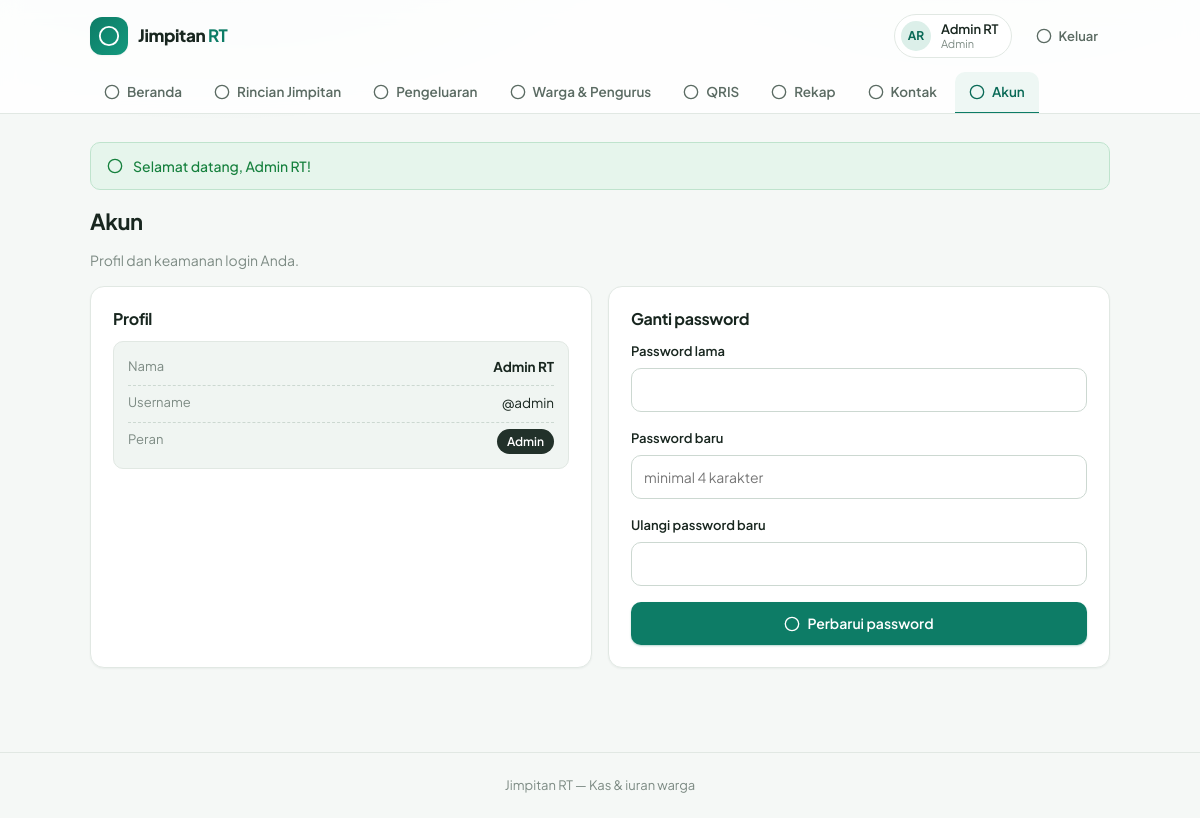
Page /dashboard.php?view=akun (signed in) on the committed database.
### tables this page shows
CREATE TABLE `users` (
  `id`            BIGINT UNSIGNED NOT NULL AUTO_INCREMENT,
  `username`      VARCHAR(30)  NOT NULL COMMENT 'Username login',
  `name`          VARCHAR(255) NOT NULL COMMENT 'Nama lengkap',
  `role`          ENUM('admin','pengurus','warga') NOT NULL DEFAULT 'warga',
  `password_hash` VARCHAR(255) NOT NULL COMMENT 'Hash bcrypt (seed awal plaintext, di-upgrade otomatis)',
  `created_at`    TIMESTAMP NOT NULL DEFAULT CURRENT_TIMESTAMP,
  PRIMARY KEY (`id`),
  UNIQUE KEY `uq_username` (`username`)
);

### includes/db.php (called while the page is built, shortened)
<?php
function db(): PDO
{
    static $pdo = null;
    if ($pdo !== null) {
        return $pdo;
    }
    $dsn = 'mysql:host=' . DB_HOST . ';dbname=' . DB_NAME . ';charset=utf8mb4';
    try {
        $pdo = new PDO($dsn, DB_USER, DB_PASS, [
            PDO::ATTR_ERRMODE => PDO::ERRMODE_EXCEPTION,
            PDO::ATTR_DEFAULT_FETCH_MODE => PDO::FETCH_ASSOC,
            PDO::ATTR_EMULATE_PREPARES => false,
        ]);
    } catch (PDOException $e) {
        if ($e->getCode() === '1049' || strpos($e->getMessage(), 'Unknown database') !== false) {
            http_response_code(500);
            $base = rtrim(dirname($_SERVER['SCRIPT_NAME'] ?? '/'), '/\\');
            echo '<!doctype html><html lang="id"><head><meta charset="utf-8"><title>Database belum siap</title>'
                . '<link rel="stylesheet" href="' . $base . '/assets/style.css"></head><body>'
                . '<main class="container page" style="max-width:560px;padding-top:64px">'
                . '<div class="card card-pad" style="text-align:center">'
                . '<div class="empty-icon">!</div>'
                . '<h1 class="h2" style="margin-top:12px">Database belum dibuat</h1>'
                . '<p class="muted">Database <code>' . htmlspecialchars(DB_NAME) . '</code> belum ada di MySQL. '
                . 'Jalankan <a href="' . $base . '/setup.php">setup.php</a> sekali saja, atau import '
                . '<code>jimpitan.sql</code> lewat phpMyAdmin.</p>'
                . '<a class="btn btn-primary" href="' . $base . '/setup.php">Buka setup.php</a>'
                . '</div></main></body></html>';
            exit;
        }
        throw $e;
    }
    return $pdo;
}

### includes/auth.php (called while the page is built, shortened)
<?php
require_once __DIR__ . '/functions.php';
function current_user(): ?array
{
    $stmt = db()->prepare('SELECT * FROM users WHERE id = ?');
    $stmt->execute([(int) $_SESSION['user_id']]);
    $user = $stmt->fetch();
    return $user;
}
function require_login(): array
{
    $user = current_user();
    return $user;
}

### includes/functions.php (called while the page is built, shortened)
<?php
require_once __DIR__ . '/db.php';
function e(?string $s): string
{
    return htmlspecialchars((string) $s, ENT_QUOTES, 'UTF-8');
}
function initials(?string $name): string
{
    $parts = array_values(array_filter(preg_split('/\s+/', trim((string) $name)) ?: []));
    $first = mb_substr($parts[0], 0, 1);
    $last = count($parts) > 1 ? mb_substr(end($parts), 0, 1) : '';
    return mb_strtoupper($first . $last);
}
function flash_get(): array
{
    $f = $_SESSION['flash'] ?? [];
    return $f;
}

### includes/layout.php (the view, shortened to what this page needs)
<?php
require_once __DIR__ . '/auth.php';
function svg_icon(string $name, int $size = 18): string
{
    $body = $icons[$name] ?? '<circle cx="12" cy="12" r="10"/>';
    return '<svg class="icon" width="' . $size . '" height="' . $size . '" viewBox="0 0 24 24" fill="none" '
        . 'stroke="currentColor" stroke-width="2" stroke-linecap="round" stroke-linejoin="round" aria-hidden="true">'
        . $body . '</svg>';
}
function nav_items(string $role): array
{
    $all = [
        'beranda'     => ['Beranda', 'home', ['admin', 'pengurus', 'warga']],
        'jimpitan'    => ['Rincian Jimpitan', 'calendar', ['admin', 'pengurus', 'warga']],
        'pengeluaran' => ['Pengeluaran', 'wallet', ['admin', 'pengurus', 'warga']],
        'warga'       => ['Warga & Pengurus', 'users', ['admin']],
        'qris'        => ['QRIS', 'qr', ['admin', 'pengurus', 'warga']],
        'rekap'       => ['Rekap', 'db', ['admin', 'pengurus']],
        'kontak'      => ['Kontak', 'phone', ['admin', 'pengurus', 'warga']],
        'akun'        => ['Akun', 'user', ['admin', 'pengurus', 'warga']],
    ];
    $items = [];
    foreach ($all as $key => [$label, $icon, $roles]) {
        if (in_array($role, $roles, true)) {
            $items[$key] = [$label, $icon];
        }
    }
    return $items;
}
function render_header(array $user, string $active): void
{
    $items = nav_items($user['role']);
    $roleLabel = ['admin' => 'Admin', 'pengurus' => 'Pengurus', 'warga' => 'Warga'];
    echo '<header class="topbar">';
    echo '<div class="container topbar-inner">';
    echo '<a class="brand" href="dashboard.php"><span class="brand-mark">' . svg_icon('coins', 22) . '</span>'
        . '<span class="brand-text">Jimpitan <strong>RT</strong></span></a>';
    echo '<div class="topbar-right">';
    echo '<span class="user-chip"><span class="avatar">' . e(initials($user['name'])) . '</span>'
        . '<span class="user-meta"><span class="user-name">' . e($user['name']) . '</span>'
        . '<span class="user-role">' . e($roleLabel[$user['role']] ?? $user['role']) . '</span></span></span>';
    echo '<a class="btn btn-ghost btn-sm" href="logout.php">' . svg_icon('logout', 16) . 'Keluar</a>';
    echo '</div></div>';
    echo '<nav class="container nav-tabs" aria-label="Menu utama">';
    foreach ($items as $key => [$label, $icon]) {
        $cls = $key === $active ? ' nav-tab-active' : '';
        echo '<a class="nav-tab' . $cls . '" href="dashboard.php?view=' . $key . '">' . svg_icon($icon, 16) . $label . '</a>';
    }
    echo '</nav>';
    echo '</header>';
}
function page_top(string $title, ?array $user = null, ?string $active = null): void
{
    echo '<!doctype html><html lang="id"><head><meta charset="utf-8">'
        . '<meta name="viewport" content="width=device-width, initial-scale=1">'
        . '<title>' . e($title) . ' — ' . APP_NAME . '</title>'
        . '<link rel="preconnect" href="https://fonts.googleapis.com">'
        . '<link rel="preconnect" href="https://fonts.gstatic.com" crossorigin>'
        . '<link rel="stylesheet" href="https://fonts.googleapis.com/css2?family=Plus+Jakarta+Sans:wght@400;500;600;700;800&display=swap">'
        . '<link rel="stylesheet" href="assets/style.css">'
        . '</head><body><div class="glow-bg" aria-hidden="true"></div>';
    if ($user) {
        render_header($user, $active);
    }
    echo '<main class="container page">';
    foreach (flash_get() as $f) {
        echo '<div class="flash flash-' . e($f['type']) . '"><span class="flash-icon">'
            . svg_icon($f['type'] === 'success' ? 'check' : 'alert', 16) . '</span>'
            . e($f['msg']) . '</div>';
    }
}
function page_bottom(): void
{
    echo '</main>';
    echo '<footer class="footer"><div class="container">' . APP_NAME . ' — ' . APP_TAGLINE . '</div></footer>';
    echo '</body></html>';
}
function badge(string $text, string $kind): string
{
    return '<span class="badge badge-' . e($kind) . '">' . e($text) . '</span>';
}
function role_badge(string $role): string
{
    $map = [
        'admin'    => badge('Admin', 'dark'),
        'pengurus' => badge('Pengurus', 'primary'),
        'warga'    => badge('Warga', 'muted'),
    ];
    return $map[$role] ?? badge($role, 'muted');
}
function section_title(string $title, string $desc = ''): string
{
    return '<div class="section-head"><h1 class="h2">' . e($title) . '</h1>'
        . ($desc !== '' ? '<p class="muted">' . e($desc) . '</p>' : '') . '</div>';
}

### includes/views.php (shortened to what this page needs)
<?php
require_once __DIR__ . '/layout.php';
function render_akun(array $user, PDO $pdo): void
{
    page_top('Akun', $user, 'akun');
    echo section_title('Akun', 'Profil dan keamanan login Anda.');
    echo '<div class="grid grid-2">';
    echo '<div class="card card-pad">';
    echo '<h3 style="font-size:16px;font-weight:700;margin:0 0 12px">Profil</h3>';
    echo '<div class="info-box">';
    echo '<div class="row"><span class="muted">Nama</span><span><strong>' . e($user['name']) . '</strong></span></div>';
    echo '<div class="row"><span class="muted">Username</span><span>@' . e($user['username']) . '</span></div>';
    echo '<div class="row"><span class="muted">Peran</span><span>' . role_badge($user['role']) . '</span></div>';
    echo '</div></div>';
    echo '<div class="card card-pad">';
    echo '<h3 style="font-size:16px;font-weight:700;margin:0 0 12px">Ganti password</h3>';
    echo '<form method="post" action="dashboard.php">';
    echo '<div class="form-grid">';
    echo '<div class="form-row"><label for="cp-current">Password lama</label>'
        . '<input class="input" id="cp-current" name="current_password" type="password" autocomplete="current-password" required></div>';
    echo '<div class="form-row"><label for="cp-new">Password baru</label>'
        . '<input class="input" id="cp-new" name="new_password" type="password" placeholder="minimal 4 karakter" autocomplete="new-password" required></div>';
    echo '<div class="form-row"><label for="cp-confirm">Ulangi password baru</label>'
        . '<input class="input" id="cp-confirm" name="confirm_password" type="password" autocomplete="new-password" required></div>';
    echo '<button class="btn btn-primary" type="submit">' . svg_icon('check', 16) . 'Perbarui password</button>';
    echo '</div></form></div>';
    echo '</div>';
    page_bottom();
}

### rows in the picture
users: name "AR", name "Admin RT", role "Admin", username "admin"

### other values in the picture
$label "Beranda"
$label "Rincian Jimpitan"
$label "Pengeluaran"
$label "Warga & Pengurus"
$label "QRIS"
$label "Rekap"
$label "Kontak"
$label "Akun"
$f['msg'] "Selamat datang, Admin RT!"
$title "Akun"
$desc "Profil dan keamanan login Anda."
$text "Admin"
APP_NAME "Jimpitan RT"
APP_TAGLINE "Kas & iuran warga"
